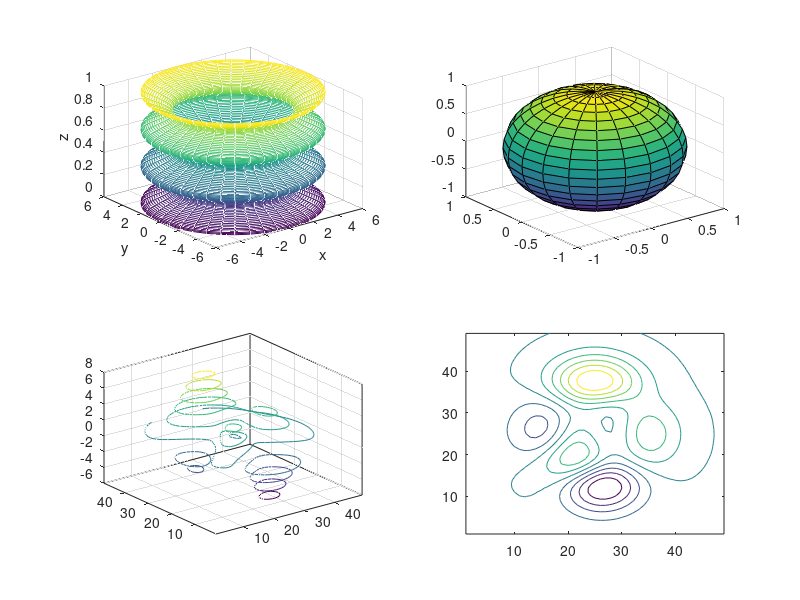

MATLAB code to generate this figure:
clear all;
t=0:pi/20:6*pi;
r=5+cos(t);
[x,y,z]=cylinder(r,40);
figure;
subplot(221)
mesh(x,y,z);
xlabel('x');
ylabel('y');
zlabel('z');
subplot(222);
sphere(20);
subplot(223);
Z=peaks;
contour3(Z);
subplot(224);
contour(Z)

